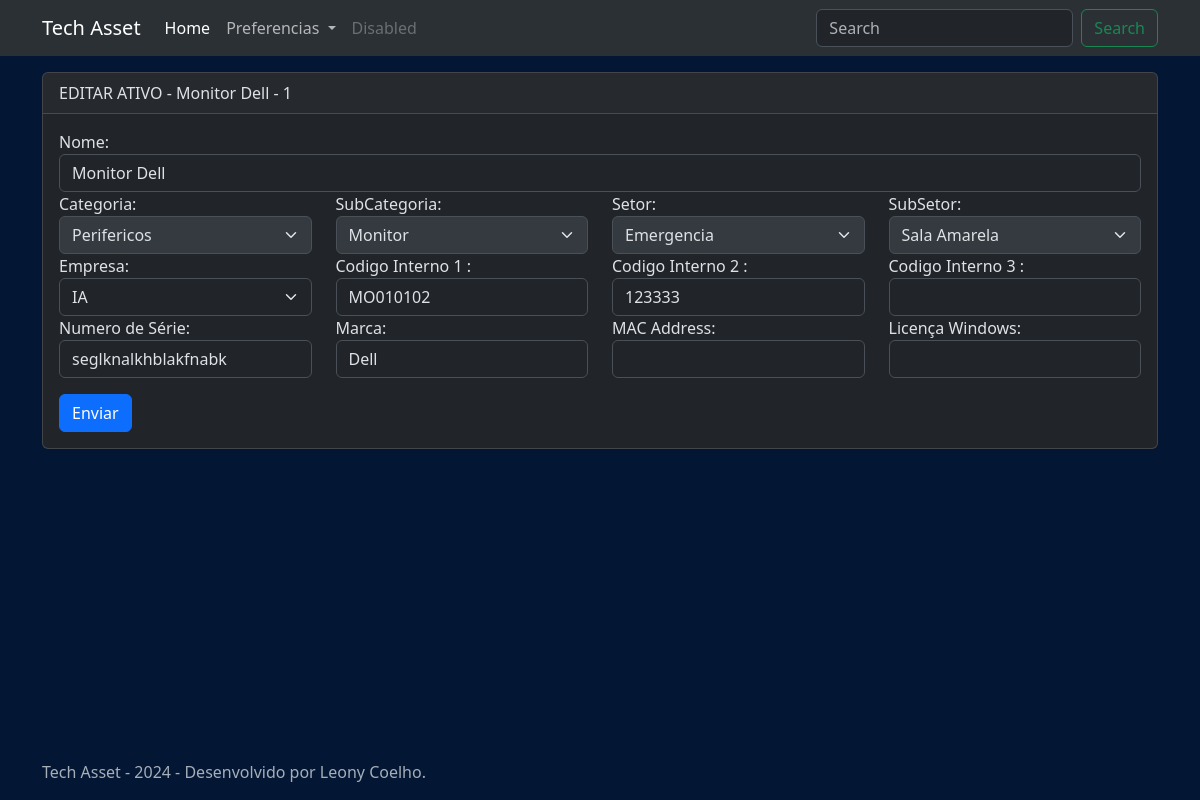
The page /asset/edit/1/ on the database its author committed.
### app_tech_asset/models.py (models this page shows, shortened)
class Asset(models.Model):
    name = models.CharField(null=False, max_length=50)
    category = models.ForeignKey(Category, null=True, on_delete=models.SET_NULL)
    subcategory = models.ForeignKey(SubCategory, on_delete=models.SET_NULL, null= True)
    modified = models.DateTimeField(auto_now_add=True)
    added = models.DateTimeField(auto_now_add=True)
    details = models.TextField(null=True)
    sector = models.ForeignKey(Sector, null=True, on_delete=models.SET_NULL)
    subsector = models.ForeignKey(SubSector, blank=True, on_delete=models.SET_NULL, null= True)
    rental_company = models.ForeignKey(RentalCompany, null=True, on_delete=models.SET_NULL)
    internal_code1 = models.CharField(null=True, max_length=50)
    internal_code2 = models.CharField(null=True, max_length=50)
    internal_code3 = models.CharField(null=True, max_length=50)
    serial_number = models.CharField(null=True, max_length=50)
    brand = models.CharField(null=True, max_length=50)
    mac_address = models.CharField(null=True, max_length=50)
    windows_license = models.CharField(null=True, max_length=50)
    kit = models.ForeignKey(Kit, on_delete=models.SET_NULL, null=True, blank=True)

class Category(models.Model):
    name = models.CharField(null=False, max_length=50)

class SubCategory(models.Model):
    parent = models.ForeignKey(Category, blank=True, on_delete=models.CASCADE)
    name = models.CharField(null=False, max_length=50)

class Sector(models.Model):
    name = models.CharField(null=False, max_length=50)

class SubSector(models.Model):
    parent = models.ForeignKey(Sector, blank=True, on_delete=models.CASCADE)
    name = models.CharField(null=False, max_length=50)

class RentalCompany(models.Model):
    name = models.CharField(null=False, max_length=50)

### app_tech_asset/views.py (the view)
# urls.py: path('asset/edit/<int:id>/', views.edit_asset, name='edit_asset'),
def edit_asset(request, id):
    asset = get_object_or_404(Asset, id=id)
    if request.method == 'POST':
        asset.name = request.POST.get('name')
        asset.rental_company = get_object_or_404(RentalCompany, id=request.POST.get('rental_company'))
        asset.internal_code1 = request.POST.get('internal_code1')
        asset.internal_code2 = request.POST.get('internal_code2')
        asset.internal_code3 = request.POST.get('internal_code3')
        asset.serial_number = request.POST.get('serial_number')
        asset.brand = request.POST.get('brand')
        asset.mac_address = request.POST.get('mac_address')
        asset.windows_license = request.POST.get('windows_license')
        asset.save()
        return redirect('home')
    else:
        context = {
            'asset': asset,
        }
        return render(request, 'edit_asset.html', context)

### app_tech_asset/context_processors.py (called while the page is built)
def global_settings(request):
    try:
        settings = GlobalSettings.objects.get(id=1)
    except GlobalSettings.DoesNotExist:
        settings = None
    categories = Category.objects.all()
    subcategories = SubCategory.objects.all()
    sectors = Sector.objects.all()
    subsectors = SubSector.objects.all()
    rental_companies = RentalCompany.objects.all()
    return {
        'global_settings': settings,
        'categories': categories,
        'subcategories': subcategories,
        'sectors': sectors,
        'subsectors': subsectors,
        'rental_companies': rental_companies
        }

### app_tech_asset/templates/edit_asset.html (shortened to what this page needs)
{% extends 'base.html' %}
{% block content %}
<div class="container">
    <div class="card mt-3">
        <div class="card-header">
            EDITAR ATIVO - {{ asset.name }} - {{ asset.id }}
        </div>
        <div class="card-body">
        <form method="post" action="{% url 'edit_asset' asset.id %}">
            <div class="row">
                <div class="col-md-12">
                    <label for="id_name">Nome:</label>
                    <input type="text" name="name" id="id_name" class="form-control" maxlength="50" required value="{{asset.name}}">
                </div>
            </div>
            <div class="row">
                <div class="col-md-3">
                    <label for="id_category">Categoria:</label>
                    <select name="category" id="id_category" class="form-select" disabled>
                        <option value="{{ asset.category.id }}" hidden selected>{{ asset.category.name }}</option>
                    </select>
                </div>
                <div class="col-md-3">
                    <label for="id_subcategory">SubCategoria:</label>
                    <select name="subcategory" id="id_subcategory" class="form-select" disabled>
                        <option value="{{ asset.subcategory.id }}" hidden selected>{{ asset.subcategory.name }}</option>
                    </select>
                </div>
                <div class="col-md-3">
                    <label for="id_sector">Setor:</label>
                    <select name="sector" id="id_sector" class="form-select" disabled>
                        <option value="{{ asset.sector.id }}" hidden selected>{{ asset.sector.name }}</option>
                    </select>
                </div>
                <div class="col-md-3">
                    <label for="id_subsector">SubSetor:</label>
                    <select name="subsector" id="id_subsector" class="form-select" disabled>
                        <option value="{{ asset.subsector.id }}" hidden selected>{{ asset.subsector.name }}</option>
                    </select>
                </div>
            </div>
            <div class="row">
                <div class="col-md-3">
                    <label for="id_rental_company">Empresa:</label>
                    <select name="rental_company" id="id_rental_company" class="form-select" required>
                        <option value="{{ asset.rental_company.id }}" hidden selected>{{ asset.rental_company.name }}</option>
                    </select>
                </div>
                <div class="col-md-3">
                    <label for="id_internal_code1">{% if global_settings.internalcode1 %}{{ global_settings.internal_code1 }}{% else %} Codigo Interno 1 {% endif %}:</label>
                    <input type="text" name="internal_code1" id="id_internal_code1" class="form-control" maxlength="50" value="{{asset.internal_code1}}">
                </div>
                <div class="col-md-3">
                    <label for="id_internal_code2">{% if global_settings.internalcode2 %}{{ global_settings.internal_code2 }}{% else %} Codigo Interno 2 {% endif %}:</label>
                    <input type="text" name="internal_code2" id="id_internal_code2" class="form-control" maxlength="50" value="{{asset.internal_code2}}">
                </div>
                <div class="col-md-3">
                    <label for="id_internal_code3">{% if global_settings.internalcode3 %}{{ global_settings.internal_code3 }}{% else %} Codigo Interno 3 {% endif %}:</label>
                    <input type="text" name="internal_code3" id="id_internal_code3" class="form-control" maxlength="50" value="{{asset.internal_code3}}">
                </div>
            </div>
            <div class="row">
                <div class="col-md-3">
                    <label for="id_serial_number">Numero de Série:</label>
                    <input type="text" name="serial_number" id="id_serial_number" class="form-control" maxlength="50"  value="{{asset.serial_number}}">
                </div>
                <div class="col-md-3">
                    <label for="id_brand">Marca:</label>
                    <input type="text" name="brand" id="id_brand" class="form-control" maxlength="50" value="{{asset.brand}}">
                </div>
                <div class="col-md-3">
                    <label for="id_mac_address">MAC Address:</label>
                    <input type="text" name="mac_address" id="id_mac_address" class="form-control" maxlength="50" value="{{asset.mac_address}}">
                </div>
                <div class="col-md-3">
                    <label for="id_windows_license">Licença Windows:</label>
                    <input type="text" name="windows_license" id="id_windows_license" class="form-control" maxlength="50" value="{{asset.windows_license}}">
                </div>
            </div>
            <button type="submit" class="btn btn-primary mt-3">Enviar</button>
        </form>
        </div>
    </div>
</div>
{% endblock %}

### app_tech_asset/static/css/style.css (style rules this page uses)
body { background-color: var(--bs-primary-bg-subtle); }

### rows shown on the page
Asset: name "Monitor Dell", id "1", category "Perifericos", subcategory "Monitor", sector "Emergencia", subsector "Sala Amarela", rental_company "IA", internal_code1 "MO010102", internal_code2 "123333", serial_number "seglknalkhblakfnabk", brand "Dell"
